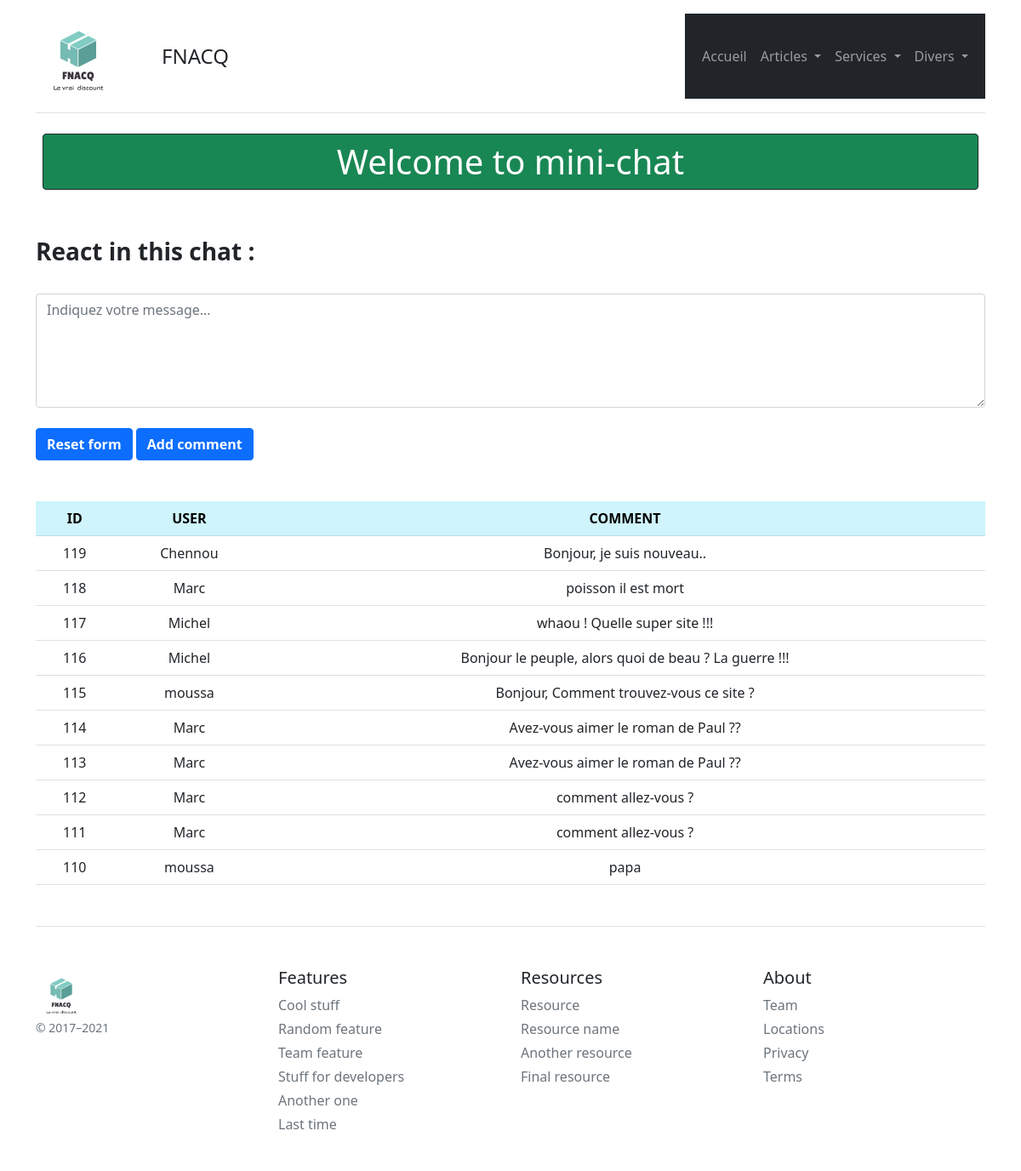
/tchat, run on the app's committed database.
### tables this page shows
CREATE TABLE IF NOT EXISTS `tchat` (
`id` int(11) NOT NULL,
  `user` varchar(256) NOT NULL,
  `message` varchar(256) NOT NULL
);

### controllers/MainController.controller.php (called while the page is built, shortened)
<?php
abstract class MainController
{
    protected function genererPage($data)
    {
        extract($data);
        require_once($view);
    }
}

### controllers/Tchat/TchatsControllers.controller.php (called while the page is built, shortened)
<?php
require_once "models/Tchat/TchatManager.class.php";
require_once "./controllers/MainController.controller.php";
class TchatsControllers extends MainController
{
    private $tchatManager;
    public function __construct()
    {
        $this->tchatManager = new TchatManager;
        $this->tchatManager->chargementTchats();
    }
    public function afficherTchat()
    {
        $data_page = [
            "page_description" => "Page du mini-tchat",
            "page_title" => "Page du mini-tchat",
            "tchats"=> $this->tchatManager->getTchats(),
            "view" => "views/Tchat/tchat.view.php",
            "template" => "views/common/template.php"
        ];
        $this->genererPage($data_page);
    }
}

### models/Tchat/Tchat.class.php (called while the page is built, shortened)
<?php
class Tchat {
    private $id;
    private $user;
    private $message;
    public function __construct($id,$user,$message) {
        $this->id=$id;
        $this->user=$user;
        $this->message=$message;
    }
    public function getId() { return $this->id;}
    public function getUser() { return $this->user;}
    public function getMessage() { return $this->message;}
}

### models/Model.class.php (called while the page is built, shortened)
<?php
abstract class Model{
    private static $pdo;
    private static function setBdd(){
        self::$pdo = new PDO("mysql:host=localhost;dbname=Fnacq;charset=utf8mb4", "root", "");
        self::$pdo->setAttribute(PDO::ATTR_ERRMODE, PDO::ERRMODE_EXCEPTION);
    }
    protected function getBdd(){
        return self::$pdo;
    }
}

### models/Tchat/TchatManager.class.php (called while the page is built, shortened)
<?php
require_once "Tchat.class.php";
class TchatManager extends MainManager
{
    public function chargementTchats()
    {
        $req = $this->getBdd()->prepare("SELECT*FROM tchat ORDER BY id DESC LIMIT 10 ");
        $req->execute();
        $mesTchats = $req->fetchAll(PDO::FETCH_ASSOC);
    }
}

### views/Tchat/tchat.view.php (the view)
<h1 class="rounded border border-dark p-2 m-2 text-center text-white bg-success">Welcome to mini-chat</h1>
<br>
<br>
<h3 class="texte-center"><b>React in this chat :</b></h3>
<div class="tchat">
    <form method="POST" action="<?= URL ?>tchat">
        <br>
        <div class="form-group" style="font-weight: bold">
            <textarea name="message" class="form-control" cols="30" rows="05" placeholder="Indiquez votre message..."></textarea>
        </div>
        <br>
        <div>
            <button type="reset" class="btn btn-primary" style="font-weight: bold">Reset form</button>
            <button name="submit" class="btn btn-primary" style="font-weight: bold">Add comment</button>
        </div>
    </form>
</div>
<br>
<br>
<table class="table text-center">
    <tr class="table-info">
        <th style="font-weight: bold">ID</th>
        <th style="font-weight: bold">USER</th>
        <th style="font-weight: bold">COMMENT</th>
    </tr>
    <?php
    for ($i = 0; $i < count($tchats); $i++) : ?>
        <tr>
            <td class="align-middle"><?= $tchats[$i]->getId(); ?></td>
            <td class="align-middle"><?= $tchats[$i]->getUser(); ?></td>
            <td class="align-middle"><?= $tchats[$i]->getMessage(); ?></td>
        </tr>
    <?php endfor; ?>
</table>
</div>

### data on the page
tchat: id "119", user "Chennou", message "Bonjour, je suis nouveau.."
tchat: id "118", user "Marc", message "poisson il est mort"
tchat: id "117", user "Michel", message "whaou ! Quelle super site !!!"
tchat: id "116", user "Michel", message "Bonjour le peuple, alors quoi de beau ? La guerre !!!"
tchat: id "115", user "moussa", message "Bonjour, Comment trouvez-vous ce site ?"
tchat: id "114", user "Marc", message "Avez-vous aimer le roman de Paul ??"
tchat: id "113", user "Marc", message "Avez-vous aimer le roman de Paul ??"
tchat: id "112", user "Marc", message "comment allez-vous ?"
tchat: id "111", user "Marc", message "comment allez-vous ?"
tchat: id "110", user "moussa", message "papa"
